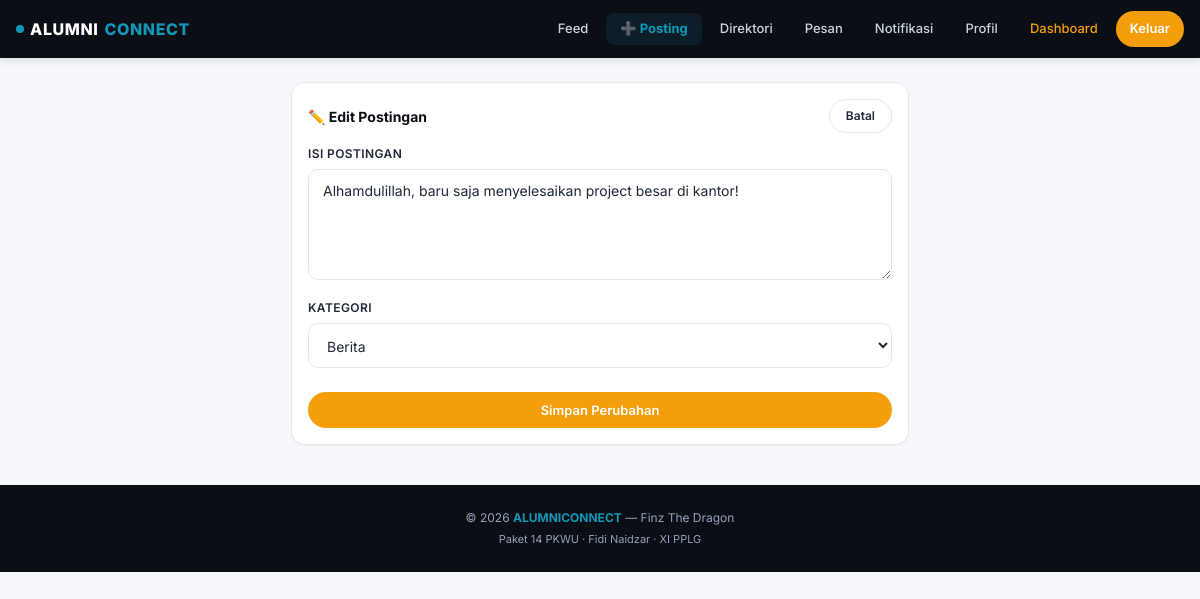
Screenshot of /pages/edit_post.php?id=1 (signed in) with the database file from the repository.
### tables this page shows
CREATE TABLE `posts` (
  `id` bigint NOT NULL AUTO_INCREMENT,
  `user_id` bigint NOT NULL,
  `category_id` bigint DEFAULT NULL,
  `konten` text,
  `media` varchar(255) DEFAULT NULL,
  `created_at` timestamp NULL DEFAULT CURRENT_TIMESTAMP,
  PRIMARY KEY (`id`),
  KEY `user_id` (`user_id`),
  KEY `category_id` (`category_id`),
  CONSTRAINT `posts_ibfk_1` FOREIGN KEY (`user_id`) REFERENCES `users` (`id`) ON DELETE CASCADE,
  CONSTRAINT `posts_ibfk_2` FOREIGN KEY (`category_id`) REFERENCES `categories` (`id`) ON DELETE SET NULL
);

CREATE TABLE `categories` (
  `id` bigint NOT NULL AUTO_INCREMENT,
  `nama_kategori` varchar(50) NOT NULL,
  PRIMARY KEY (`id`)
);

### includes/functions.php (called while the page is built, shortened)
<?php
function baseUrl($path = '') {
    $base = '/alumniconnect';
    return $base . '/' . ltrim($path, '/');
}
function e($str) {
    return htmlspecialchars($str ?? '', ENT_QUOTES, 'UTF-8');
}

### pages/edit_post.php (the view, shortened to what this page needs)
<?php
require_once __DIR__ . '/../includes/functions.php';
require_once __DIR__ . '/../config/database.php';
$postId = (int)($_GET['id'] ?? 0);
$stmt = $conn->prepare("SELECT * FROM posts WHERE id = ?");
$stmt->bind_param('i', $postId);
$stmt->execute();
$post = $stmt->get_result()->fetch_assoc();
$categories = $conn->query("SELECT * FROM categories ORDER BY id ASC")->fetch_all(MYSQLI_ASSOC);
include __DIR__ . '/../includes/header.php';
?>
<div class="container" style="max-width:650px; margin-top:24px;">
  <div class="card">
    <div class="card-header">
      <span class="card-title">✏️ Edit Postingan</span>
      <a href="<?= baseUrl('pages/feed.php') ?>" class="btn btn-outline btn-sm">Batal</a>
    </div>
    <form method="POST">
      <div class="form-group">
        <label class="form-label">Isi Postingan</label>
        <textarea name="konten" class="form-textarea" rows="5" required><?= e($post['konten']) ?></textarea>
      </div>
      <div class="form-group">
        <label class="form-label">Kategori</label>
        <select name="category_id" class="form-select">
          <?php foreach ($categories as $cat): ?>
            <option value="<?= $cat['id'] ?>" <?= ((int)$post['category_id'] === (int)$cat['id']) ? 'selected' : '' ?>>
              <?= e($cat['nama_kategori']) ?>
            </option>
          <?php endforeach; ?>
        </select>
      </div>
      <button type="submit" class="btn btn-primary btn-block" style="margin-top:10px;">Simpan Perubahan</button>
    </form>
  </div>
</div>
<?php include __DIR__ . '/../includes/footer.php'; ?>

### assets/css/style.css (style rules this page uses)
:root { --primary: #1198B9; --primary-dark: #0d7fa0; --primary-light: #E6F4F8; --navy: #0B0E14; --navy-2: #11151A; --orange: #F59E0B; --orange-dark: #d97706; --orange-light: #FEF3E2; --bg: #F5F7FA; --white: #FFFFFF; --text: #1F2937; --text-muted: #6B7280; --border: #E5E7EB; --shadow-sm: 0 1px 2px rgba(0,0,0,0.04); --shadow: 0 2px 8px rgba(0,0,0,0.06); --shadow-md: 0 4px 16px rgba(0,0,0,0.08); --radius: 14px; --radius-sm: 10px; --radius-pill: 999px; }
* { margin: 0; padding: 0; box-sizing: border-box; }
html { scroll-behavior: smooth; }
body { font-family: 'Inter', 'Segoe UI', Arial, sans-serif; background: var(--bg); color: var(--text); font-size: 14px; line-height: 1.5; -webkit-font-smoothing: antialiased; padding-bottom: 80px; }
@media (min-width: 992px) { body { padding-bottom: 0; } }
a { color: inherit; text-decoration: none; }
button, input, textarea, select { font-family: inherit; font-size: inherit; }
.container { max-width: 1200px; margin: 0 auto; padding: 0 16px; }
.btn { display: inline-flex; align-items: center; justify-content: center; gap: 6px; padding: 10px 20px; border-radius: var(--radius-pill); font-weight: 600; font-size: 13px; border: none; cursor: pointer; transition: all 0.2s; text-align: center; white-space: nowrap; }
.btn-primary { background: var(--orange); color: white; }
.btn-outline { background: transparent; border: 1.5px solid var(--border); color: var(--text); }
.btn-block { width: 100%; }
.btn-sm { padding: 7px 16px; font-size: 12px; }
.card { background: white; border-radius: var(--radius); border: 1px solid var(--border); padding: 16px; box-shadow: var(--shadow-sm); margin-bottom: 14px; }
.card-header { display: flex; justify-content: space-between; align-items: center; margin-bottom: 12px; }
.card-title { font-size: 14px; font-weight: 700; color: var(--navy); }
.form-group { margin-bottom: 14px; }
.form-label { display: block; font-size: 12px; font-weight: 600; color: var(--text); margin-bottom: 6px; text-transform: uppercase; letter-spacing: 0.4px; }
.form-input, .form-select, .form-textarea { width: 100%; padding: 12px 14px; border: 1.5px solid var(--border); border-radius: var(--radius-sm); background: white; color: var(--text); font-size: 14px; transition: border-color 0.2s, box-shadow 0.2s; }
.form-textarea { resize: vertical; min-height: 80px; }

### rows the page displays
posts: konten "Alhamdulillah, baru saja menyelesaikan project besar di kantor!", category_id "Berita"
